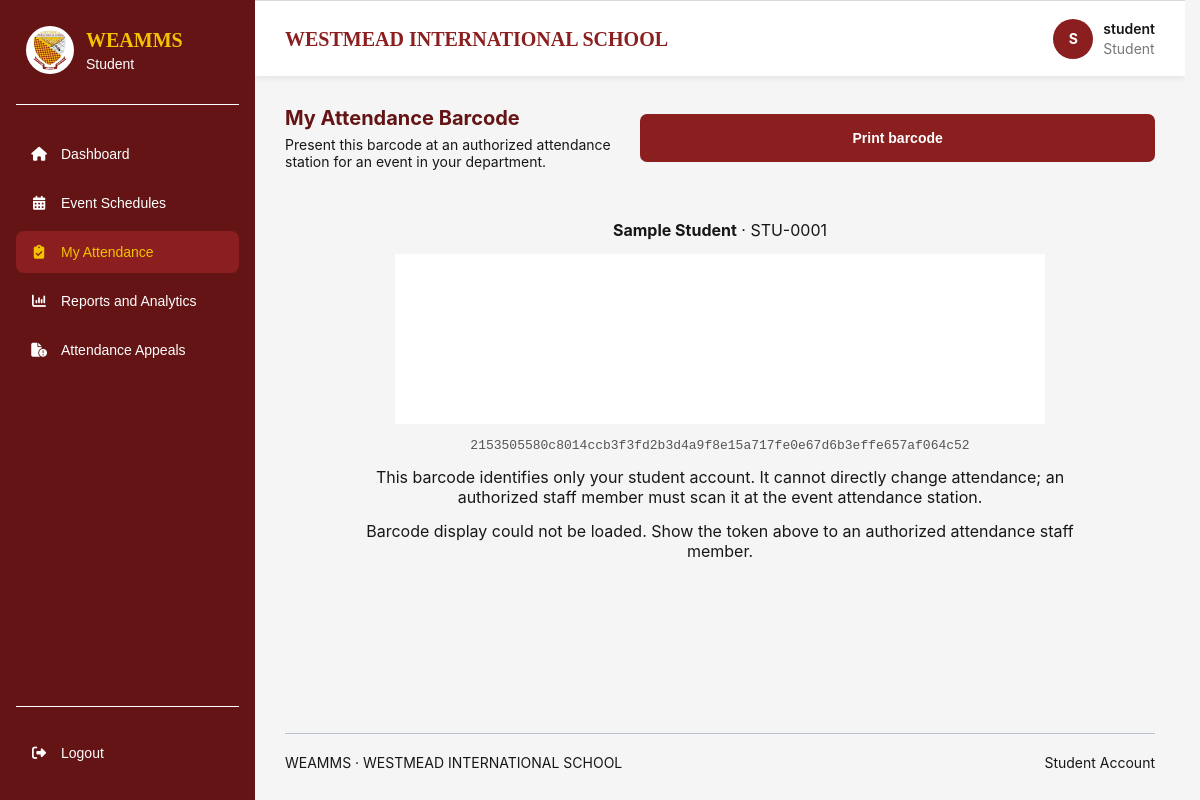
Screenshot of /student/attendance/scan.php (signed in) with the database file from the repository.
### tables this page shows
CREATE TABLE `students` (
  `student_id` bigint(20) UNSIGNED NOT NULL,
  `user_id` bigint(20) UNSIGNED NOT NULL,
  `student_number` varchar(50) NOT NULL,
  `barcode_token` char(64) NOT NULL,
  `department_id` bigint(20) UNSIGNED NOT NULL,
  `section` varchar(100) DEFAULT NULL,
  `year_level` varchar(50) DEFAULT NULL,
  `first_name` varchar(100) NOT NULL,
  `middle_name` varchar(100) DEFAULT NULL,
  `last_name` varchar(100) NOT NULL,
  `enrollment_status` enum('enrolled','inactive','graduated','transferred') NOT NULL DEFAULT 'enrolled',
  `created_at` timestamp NOT NULL DEFAULT current_timestamp(),
  `updated_at` timestamp NOT NULL DEFAULT current_timestamp() ON UPDATE current_timestamp()
);

### includes/student_context.php (called while the page is built, shortened)
<?php
require_once __DIR__ . '/../config/database.php';
$studentStmt = $pdo->prepare(
    "SELECT s.student_id, s.user_id, s.student_number, s.barcode_token,
            s.department_id, s.year_level, s.section, s.first_name,
            s.middle_name, s.last_name, s.enrollment_status,
            d.department_name
     FROM students s
     INNER JOIN departments d ON d.department_id = s.department_id
     INNER JOIN users u ON u.user_id = s.user_id
     WHERE s.user_id = ?
       AND u.account_status = 'active'
       AND d.is_active = 1
     LIMIT 1"
);
$studentStmt->execute([$_SESSION['user_id']]);
$studentProfile = $studentStmt->fetch(PDO::FETCH_ASSOC);
function studentEscape(mixed $value): string
{
    return htmlspecialchars((string) $value, ENT_QUOTES, 'UTF-8');
}
function studentName(array $profile): string
{
    return trim(
        $profile['first_name'] . ' ' .
            ($profile['middle_name'] ? $profile['middle_name'] . ' ' : '') .
            $profile['last_name']
    );
}

### student/attendance/scan.php (the view, shortened to what this page needs)
<?php
require_once __DIR__ . '/../../includes/student_context.php';
require_once __DIR__ . '/../../includes/student_layout_start.php';
$barcodeToken = $studentProfile['barcode_token'];
?>
<section class="dashboard-section student-module-page">
    <div class="section-heading">
        <div>
            <h2>My Attendance Barcode</h2>
            <p>Present this barcode at an authorized attendance station for an event in your department.</p>
        </div>
        <button class="management-button management-button-secondary" type="button" onclick="window.print()">Print barcode</button>
    </div>
    <article class="student-content-panel student-barcode-card">
        <p><strong><?= studentEscape(studentName($studentProfile)) ?></strong> · <?= studentEscape($studentProfile['student_number']) ?></p>
        <svg id="studentBarcode" aria-label="Your unique student attendance barcode"></svg>
        <p class="student-barcode-fallback"><?= studentEscape($barcodeToken) ?></p>
        <p class="student-muted">This barcode identifies only your student account. It cannot directly change attendance; an authorized staff member must scan it at the event attendance station.</p>
        <div id="barcodeError" class="management-alert" role="alert" hidden>Barcode display could not be loaded. Show the token above to an authorized attendance staff member.</div>
    </article>
</section>
<?php require __DIR__ . '/../../includes/footer.php'; ?>
</main>
</body>
</html>

### assets/css/style.css (style rules this page uses)
:root { --wis-maroon-light: #B43737; --wis-maroon: #8B1E1E; --wis-maroon-dark: #641414; --wis-gold: #F2C300; --wis-gold-dark: #D6A900; --wis-white: #FFFFFF; --wis-light-blue: #E8F0FE; --wis-black: #171717; --wis-background: #F5F5F5; --wis-border: #B8C1CC; --wis-shadow: 0 8px 25px rgba(0, 0, 0, 0.10); }
* { box-sizing: border-box; margin: 0; padding: 0; }
html { scroll-behavior: smooth; }
body { display: flex; justify-content: center; align-items: flex-start; min-height: 100vh; padding: 0 20px; background: var(--wis-background); color: var(--wis-black); font-family: Arial, Helvetica, sans-serif; }
button { display: block; width: 100%; min-height: 48px; padding: 12px 14px; border: 2px solid var(--wis-maroon); border-radius: 7px; background: var(--wis-maroon); color: var(--wis-white); font-family: Arial, Helvetica, sans-serif; font-size: 14px; font-weight: 700; cursor: pointer; transition: background 0.2s ease, border-color 0.2s ease, color 0.2s ease, transform 0.2s ease; }

### assets/css/student/student.css (style rules this page uses)
:root { --wis-maroon-light: #B43737; --wis-maroon: #8B1E1E; --wis-maroon-dark: #641414; --wis-gold: #F2C300; --wis-gold-dark: #D6A900; --wis-white: #FFFFFF; --wis-light-blue: #E8F0FE; --wis-black: #171717; --wis-background: #F5F5F5; --wis-border: #B8C1CC; --wis-shadow: 0 8px 25px rgba(0, 0, 0, 0.10); }
body { align-items: center; }
body.student-dashboard-page { margin: 0; padding: 0; }
.dashboard-main>.dashboard-section, .dashboard-main>.dashboard-columns, .dashboard-main>.dashboard-alert, .dashboard-main>.dashboard-footer { margin-right: 30px; margin-left: 30px; }
.dashboard-section { margin-top: 30px; margin-bottom: 18px; }
.section-heading { display: flex; align-items: center; justify-content: space-between; gap: 15px; margin-bottom: 17px; }
.section-heading h2, .attendance-card-title h2 { margin: 0; color: var(--wis-maroon-dark); font-size: 20px; font-weight: 700; }
.section-heading p { margin: 6px 0 0; color: var(--wis-black); font-size: 14px; }
html { overflow-y: scroll; scrollbar-gutter: stable; }

### assets/css/student/student-attendance.css (style rules this page uses)
.student-barcode-card { display: grid; justify-items: center; gap: 14px; max-width: 780px; margin: 0 auto; padding: 28px; text-align: center; }
.student-barcode-card svg { width: min(100%, 650px); height: auto; padding: 10px; background: #fff; }
.student-barcode-fallback { max-width: 100%; overflow-wrap: anywhere; color: #555; font-family: monospace; }
.student-module-page { display: flex; flex-direction: column; gap: 22px; }
.student-module-page>.section-heading { margin-bottom: 0; }
.student-content-panel { min-width: 0; padding: 22 0 0px; border: none; border-radius: 12px; background: none; }

### rows the page displays
students: studentEscape(studentName($studentProfile)) "Sample Student", student_number "STU-0001", barcode_token "2153505580c8014ccb3f3fd2b3d4a9f8e15a717fe0e67d6b3effe657af064c52"

### other values shown
str_replace('_', ' ', $role) "Student"
$label "Dashboard"
$label "Event Schedules"
$label "My Attendance"
$label "Reports and Analytics"
$label "Attendance Appeals"
$initial "S"
$username "student"
$userRole "Student"
$footerRoleLabel "Student"
